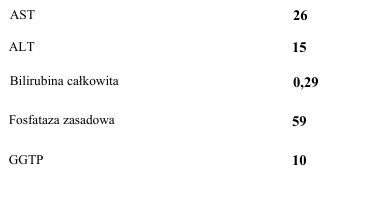
#> input picture ocr/example_image.jpg, 367 x 210 px
$ python process_image.py
#> lines starting #> are read from the running program, lines starting #| are printed output that depends on the picture
from PIL import Image, ImageEnhance
import pytesseract
import pandas as pd

# Funkcja do wstępnego przetwarzania obrazu
def preprocess_image(image_path):
    """
    Poprawia jakość obrazu przed wysłaniem do OCR:
    - Konwersja do odcieni szarości.
    - Zwiększenie kontrastu.
    """
#> called with image_path = 'example_image.jpg'
    image = Image.open(image_path).convert('L')  # Konwersja do odcieni szarości
    enhancer = ImageEnhance.Contrast(image)
    image = enhancer.enhance(2)  # Zwiększenie kontrastu
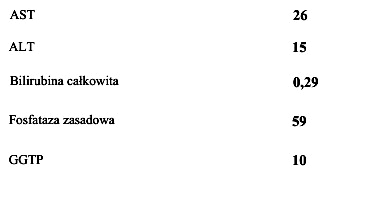
#> image: PIL image 367x210 L; min 0, max 255, mean 250.1
    return image

# Funkcja do analizy tekstu z obrazu
def parse_ocr_text(text):
    """
    Rozdziela tekst odczytany przez OCR na klucz-wartość (nazwy parametrów i ich wartości).
    """
    lines = text.split('\n')  # Rozdzielanie na linie
    parsed_data = []
    for line in lines:
        parts = line.split()  # Rozdzielanie po spacji
        if len(parts) == 2:  # Oczekujemy dwóch elementów w linii (parametr i wartość)
            parsed_data.append(parts)

    # Konwersja danych na DataFrame dla lepszej organizacji
    df = pd.DataFrame(parsed_data, columns=['Parametr', 'Wartość'])
    return df

# Funkcja główna do przetwarzania obrazu za pomocą OCR
def process_image(image_path):
    """
    Przetwarza obraz:
    1. Wstępnie poprawia obraz (preprocessing).
    2. Analizuje tekst za pomocą OCR.
    3. Rozdziela tekst na klucz-wartość.
    """
    # Wstępne przetwarzanie obrazu
    image = preprocess_image(image_path)

    # Ustawienia Tesseract OCR
    custom_config = r'--psm 6'  # Tryb analizy tabel/kolumn

    # Wyodrębnienie tekstu z obrazu
    raw_text = pytesseract.image_to_string(image, config=custom_config)

    # Przetwarzanie tekstu na strukturę tabelaryczną
    df = parse_ocr_text(raw_text)
    return df

# Testowanie lokalne
if __name__ == "__main__":
    # Ścieżka do przykładowego obrazu
    image_path = "example_image.jpg"

    # Przetwarzanie obrazu i wyświetlenie wyników
    try:
        result = process_image(image_path)
        print(result)
    except Exception as e:
        print(f"Error processing image: {e}")
